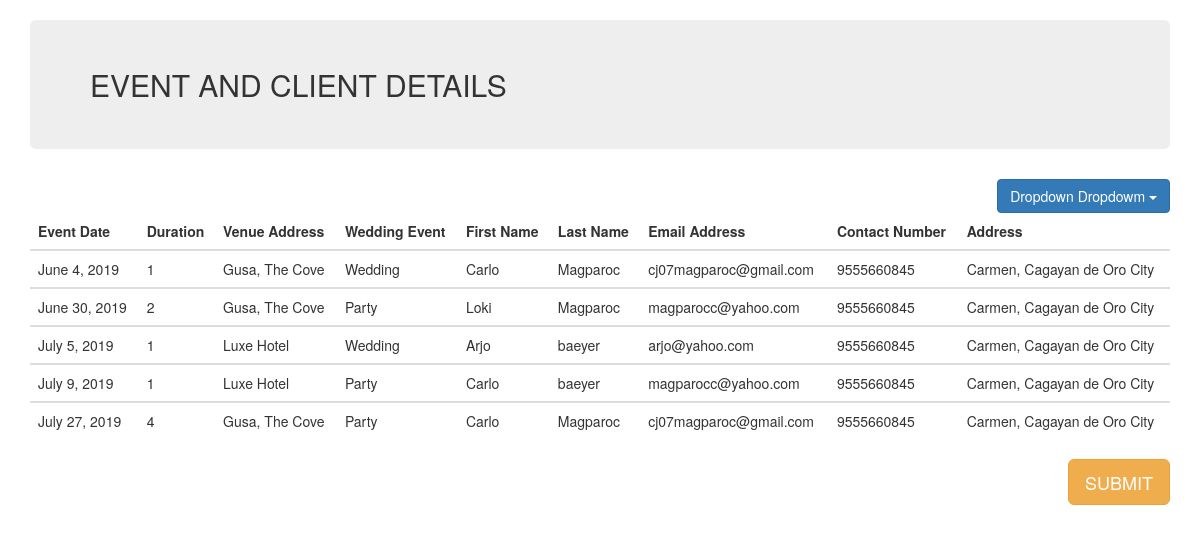
The app's page /superUser with its own data.
### ycms/models.py (models this page shows, shortened)
class event_details(models.Model):
	eDate = models.DateField(blank=False,)
	duration = models.IntegerField()
	vAddress = models.CharField(max_length=200, blank=True, null=True)
	eType = models.CharField(max_length=200)
	fname = models.CharField(max_length=200)
	lname = models.CharField(max_length=200)
	email = models.CharField(max_length=200)
	contact = models.IntegerField()
	address = models.CharField(max_length=200)
	"""docstring for ClassName"""

### ycms/views.py (the view)
# urls.py: path('superUser', views.superUser, name='superUser'),
def superUser(request):
	print('hahahah')
	details = event_details.objects.all()
	return render(request, 'cm/bootstrap.html', {'details': details})

### ycms/templates/cm/bootstrap.html (shortened to what this page needs)
{% load static %}
<!DOCTYPE html>
<html lang="en">
<head>
  <link rel="stylesheet" href="{% static 'css/bootstrap.css' %}">
  <link rel="stylesheet" href="https://maxcdn.bootstrapcdn.com/bootstrap/3.4.0/css/bootstrap.min.css">
</head>
<body>
<div class="container">
  <h2 class="jumbotron">EVENT AND CLIENT DETAILS</h2>
<div class="dropdown text-right">
    <button class="btn btn-primary dropdown-toggle" type="button" data-toggle="dropdown">Dropdown Dropdowm
        <span class="caret text-right"></span></button>
</div>
  <table class="table table-hover" >
    <thead>
      <tr>
  	<th>Event Date</th>
  	<th>Duration</th>
  	<th>Venue Address</th>
    <th>Wedding Event</th>
    <th>First Name</th>
    <th>Last Name</th>
    <th>Email Address</th>
    <th>Contact Number</th>
    <th>Address</th>
      </tr>
    </thead>
 {% for event in details %}
<tbody>
    <tr>
        <td>{{ event.eDate }}</td>
        <td>{{ event.duration }}</td>
        <td>{{ event.vAddress }}</td>
        <td>{{ event.eType }}</td>
        <td>{{ event.fname }}</td>
        <td>{{ event.lname }}</td>
        <td>{{ event.email }}</td>
        <td>{{ event.contact }}</td>
        <td>{{ event.address }}</td>
    </tr>
</tbody>
{% endfor %}
  </table>
  <div class="container8 text-right">
  <div class="btn-group">
    <a href="" class="btn btn-lg btn-warning">SUBMIT </a>
  </div>
</div>
</div>
</body>
</html>

### records on screen
event_details: eDate "June 4, 2019", duration "1", vAddress "Gusa, The Cove", eType "Wedding", fname "Carlo", lname "Magparoc", email "cj07magparoc@gmail.com", contact "9555660845", address "Carmen, Cagayan de Oro City"
event_details: eDate "June 30, 2019", duration "2", vAddress "Gusa, The Cove", eType "Party", fname "Loki", lname "Magparoc", email "magparocc@yahoo.com", contact "9555660845", address "Carmen, Cagayan de Oro City"
event_details: eDate "July 5, 2019", duration "1", vAddress "Luxe Hotel", eType "Wedding", fname "Arjo", lname "baeyer", email "arjo@yahoo.com", contact "9555660845", address "Carmen, Cagayan de Oro City"
event_details: eDate "July 9, 2019", duration "1", vAddress "Luxe Hotel", eType "Party", fname "Carlo", lname "baeyer", email "magparocc@yahoo.com", contact "9555660845", address "Carmen, Cagayan de Oro City"
event_details: eDate "July 27, 2019", duration "4", vAddress "Gusa, The Cove", eType "Party", fname "Carlo", lname "Magparoc", email "cj07magparoc@gmail.com", contact "9555660845", address "Carmen, Cagayan de Oro City"
